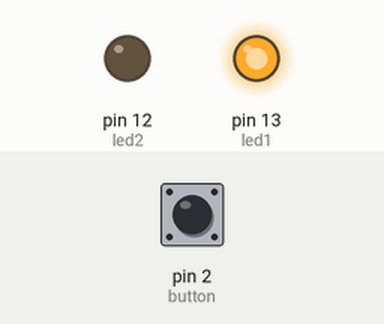
Bench run of a sketch on a simulated Arduino Uno, built with avr-gcc and run on an emulated ATmega328P. Shown: output pins drawn as LEDs (lit = HIGH). Inputs (shaded band) come from the test bench; at power-on: pin 2 (button) HIGH.

Above: at 1.2 s.
1.3 s: pin 2 (button) pulled LOW for 0.15 s
At 1.37 s:
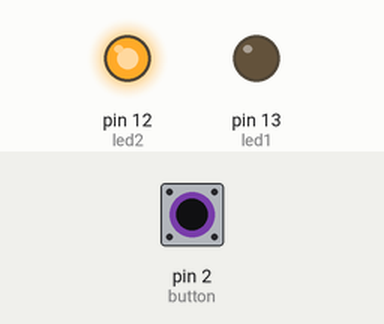
2.9 s: pin 2 (button) pulled LOW for 3.2 s
At 7.3 s:
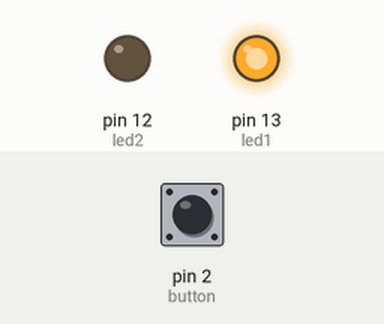
Timing chart, 0 to 8.8 s (numbered marks = the images above; inputs shaded):
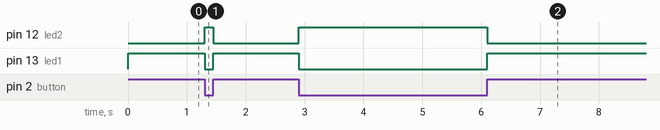

The sketch:

PushButton.ino
```cpp
int button = 2;
int led1 = 13;
int led2 = 12;
void setup() {
  // put your setup code here, to run once:
pinMode(button, INPUT);
pinMode(led1, OUTPUT);
pinMode(led2, OUTPUT);
}

void loop() {
  // put your main code here, to run repeatedly:
int buttonstate = digitalRead(button);
int brightness = 0;
int fadeamount = 1;
if (buttonstate == LOW)
{
  digitalWrite(led1, LOW);
  digitalWrite(led2, HIGH);
  }
  else
  {
    digitalWrite(led1, HIGH);
    digitalWrite(led2, LOW);
    }
}
```

Measured:
- after the input at 1.3 s, pin 12 (led2): LOW → HIGH at once, → LOW 0.15 s later; pin 13 (led1): HIGH → LOW at once, → HIGH 0.15 s later
- after the input at 2.9 s, pin 12 (led2): LOW → HIGH at once, → LOW 3.2 s later; pin 13 (led1): HIGH → LOW at once, → HIGH 3.2 s later
